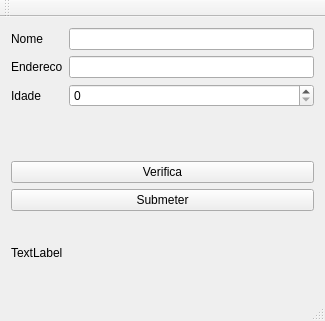
<?xml version="1.0" encoding="UTF-8"?>
<ui version="4.0">
 <class>MainWindow</class>
 <widget class="QMainWindow" name="MainWindow">
  <property name="geometry">
   <rect>
    <x>0</x>
    <y>0</y>
    <width>325</width>
    <height>321</height>
   </rect>
  </property>
  <property name="windowTitle">
   <string>MainWindow</string>
  </property>
  <widget class="QWidget" name="centralWidget">
   <layout class="QGridLayout" name="gridLayout">
    <item row="0" column="0">
     <layout class="QVBoxLayout" name="verticalLayout_2" stretch="0,0">
      <item>
       <layout class="QFormLayout" name="formLayout">
        <item row="0" column="0">
         <widget class="QLabel" name="nomeLabel">
          <property name="text">
           <string>Nome</string>
          </property>
         </widget>
        </item>
        <item row="0" column="1">
         <widget class="QLineEdit" name="nomeLineEdit"/>
        </item>
        <item row="1" column="0">
         <widget class="QLabel" name="enderecoLabel">
          <property name="text">
           <string>Endereco</string>
          </property>
         </widget>
        </item>
        <item row="1" column="1">
         <widget class="QLineEdit" name="enderecoLineEdit"/>
        </item>
        <item row="2" column="0">
         <widget class="QLabel" name="idadeLabel">
          <property name="text">
           <string>Idade</string>
          </property>
         </widget>
        </item>
        <item row="2" column="1">
         <widget class="QSpinBox" name="idadeSpinBox"/>
        </item>
       </layout>
      </item>
      <item>
       <layout class="QHBoxLayout" name="horizontalLayout" stretch="0">
        <item>
         <layout class="QVBoxLayout" name="verticalLayout">
          <item>
           <widget class="QPushButton" name="pushButton_verifica">
            <property name="text">
             <string>Verifica</string>
            </property>
           </widget>
          </item>
          <item>
           <widget class="QPushButton" name="pushButton_submete">
            <property name="text">
             <string>Submeter</string>
            </property>
           </widget>
          </item>
          <item>
           <widget class="QLabel" name="label">
            <property name="text">
             <string>TextLabel</string>
            </property>
           </widget>
          </item>
         </layout>
        </item>
       </layout>
      </item>
     </layout>
    </item>
   </layout>
  </widget>
  <widget class="QMenuBar" name="menuBar">
   <property name="geometry">
    <rect>
     <x>0</x>
     <y>0</y>
     <width>325</width>
     <height>25</height>
    </rect>
   </property>
  </widget>
  <widget class="QToolBar" name="mainToolBar">
   <attribute name="toolBarArea">
    <enum>TopToolBarArea</enum>
   </attribute>
   <attribute name="toolBarBreak">
    <bool>false</bool>
   </attribute>
  </widget>
  <widget class="QStatusBar" name="statusBar"/>
 </widget>
 <layoutdefault spacing="6" margin="11"/>
 <resources/>
 <connections>
  <connection>
   <sender>pushButton_verifica</sender>
   <signal>clicked()</signal>
   <receiver>MainWindow</receiver>
   <slot>RecebeCliqueVerifica()</slot>
   <hints>
    <hint type="sourcelabel">
     <x>28</x>
     <y>174</y>
    </hint>
    <hint type="destinationlabel">
     <x>48</x>
     <y>147</y>
    </hint>
   </hints>
  </connection>
  <connection>
   <sender>pushButton_submete</sender>
   <signal>clicked()</signal>
   <receiver>MainWindow</receiver>
   <slot>RecebeCliqueSubmeter()</slot>
   <hints>
    <hint type="sourcelabel">
     <x>243</x>
     <y>233</y>
    </hint>
    <hint type="destinationlabel">
     <x>225</x>
     <y>237</y>
    </hint>
   </hints>
  </connection>
  <connection>
   <sender>MainWindow</sender>
   <signal>HabilitaSubmeter(bool)</signal>
   <receiver>pushButton_submete</receiver>
   <slot>setEnabled(bool)</slot>
   <hints>
    <hint type="sourcelabel">
     <x>324</x>
     <y>236</y>
    </hint>
    <hint type="destinationlabel">
     <x>312</x>
     <y>233</y>
    </hint>
   </hints>
  </connection>
 </connections>
 <slots>
  <signal>HabilitaSubmeter(bool)</signal>
  <slot>RecebeCliqueVerifica()</slot>
  <slot>RecebeCliqueSubmeter()</slot>
 </slots>
</ui>
